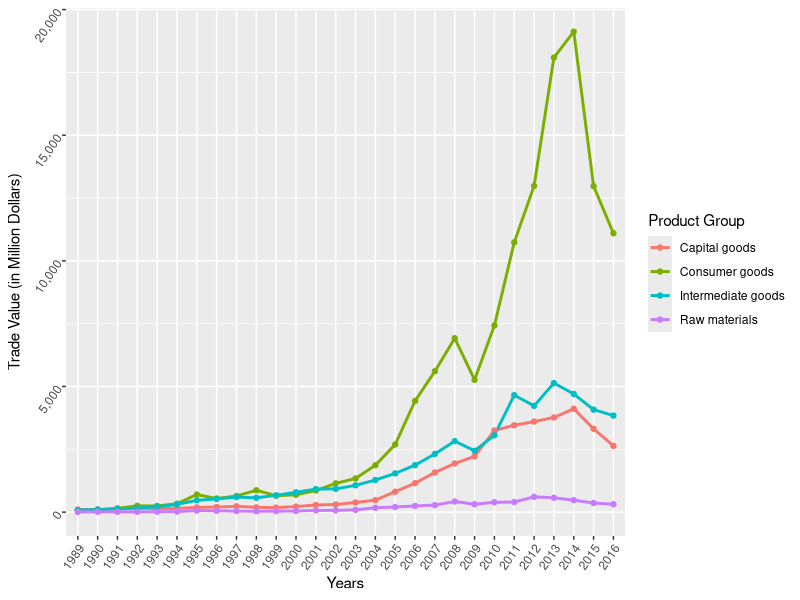
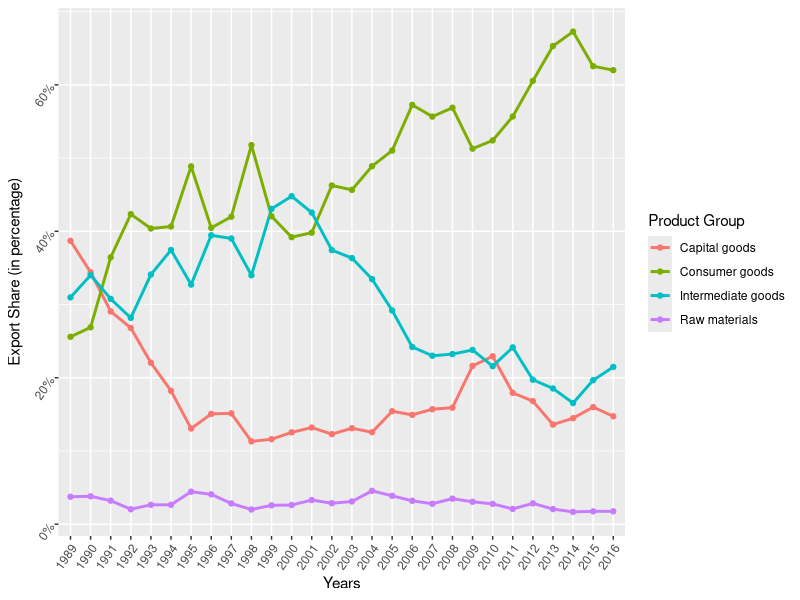

Generate these figures, in order, with R:
#load relevant libraries
library(tidyverse)
library(reshape2)
library(readxl)
library(ggplot2)
library(dplyr)
library(scales)

#load excel dataset
india_export <- read_excel("Export-Import.xlsx", sheet= "Export")
View(india_export)

#rename columns
india_export <- india_export %>% rename(country=`Reporter Name`) %>% 
              rename(partner= `Partner Name`) %>% 
              rename(group= `Product Group`) %>% 
              rename(Export= `Trade Flow`)

#converting to tidy data
india_export <- melt(india_export, id.vars =c("country", "Export", "group", "Indicator"),
                     measure.vars = c("1989", "1990", "1991", "1992", "1993", "1994", "1995", "1996", "1997", "1998", "1999", "2000", "2001", "2002", "2003", "2004", "2005", "2006", "2007", "2008", "2009", "2010", "2011", "2012", "2013", "2014", "2015", "2016"),
                     variable.name = "Year", value.name = "trade_value")

#creating plot of export value
p1 <- ggplot(data = india_export %>% filter(Indicator=="Export (US$ Million)"), mapping = aes(x=Year, y= trade_value)) 
     p1 + geom_line(aes(group=group, color= group), size=1) +geom_point(aes(color=group))+ 
          scale_y_continuous(label=comma) +
         theme(axis.text.x = element_text(angle = 55, hjust=1), axis.text.y = element_text(angle = 55)) +
        labs(x="Years", y="Trade Value (in Million Dollars)", color="Product Group")
     
#creating plots of export share
p2 <- ggplot(data = india_export %>% filter(Indicator=="Export-Share"), mapping = aes(x=Year, y=trade_value))
      p2 + geom_line(aes(group=group, colour=group), size=1)+geom_point(aes(color=group))+
        scale_y_continuous(labels = scales::percent_format(accuracy = 1)) +
        theme(axis.text.x = element_text(angle = 55, hjust=1), axis.text.y = element_text(angle=55))+
        labs(x="Years", y="Export Share (in percentage)", color="Product Group")
        
     
     
